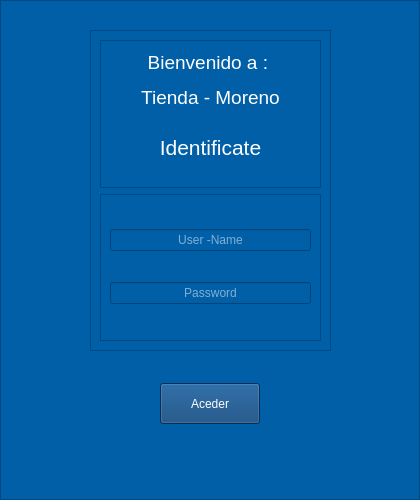
<?xml version="1.0" encoding="UTF-8"?>
<ui version="4.0">
 <class>Form_log</class>
 <widget class="QWidget" name="Form_log">
  <property name="geometry">
   <rect>
    <x>0</x>
    <y>0</y>
    <width>420</width>
    <height>500</height>
   </rect>
  </property>
  <property name="minimumSize">
   <size>
    <width>420</width>
    <height>500</height>
   </size>
  </property>
  <property name="maximumSize">
   <size>
    <width>420</width>
    <height>500</height>
   </size>
  </property>
  <property name="sizeIncrement">
   <size>
    <width>420</width>
    <height>500</height>
   </size>
  </property>
  <property name="baseSize">
   <size>
    <width>420</width>
    <height>500</height>
   </size>
  </property>
  <property name="windowTitle">
   <string>Login</string>
  </property>
  <layout class="QGridLayout" name="gridLayout">
   <property name="leftMargin">
    <number>0</number>
   </property>
   <property name="topMargin">
    <number>0</number>
   </property>
   <property name="rightMargin">
    <number>0</number>
   </property>
   <property name="bottomMargin">
    <number>0</number>
   </property>
   <item row="0" column="0">
    <widget class="QFrame" name="frame_main">
     <property name="styleSheet">
      <string notr="true">background-color: rgb(1, 95, 167);
color:white;</string>
     </property>
     <property name="frameShape">
      <enum>QFrame::StyledPanel</enum>
     </property>
     <property name="frameShadow">
      <enum>QFrame::Raised</enum>
     </property>
     <widget class="QFrame" name="frame_segundo_main">
      <property name="geometry">
       <rect>
        <x>90</x>
        <y>30</y>
        <width>241</width>
        <height>321</height>
       </rect>
      </property>
      <property name="frameShape">
       <enum>QFrame::StyledPanel</enum>
      </property>
      <property name="frameShadow">
       <enum>QFrame::Raised</enum>
      </property>
      <layout class="QVBoxLayout" name="verticalLayout_3">
       <item>
        <widget class="QFrame" name="frame">
         <property name="frameShape">
          <enum>QFrame::StyledPanel</enum>
         </property>
         <property name="frameShadow">
          <enum>QFrame::Raised</enum>
         </property>
         <layout class="QVBoxLayout" name="verticalLayout_2">
          <item>
           <widget class="QLabel" name="label_2">
            <property name="text">
             <string>&lt;html&gt;&lt;head/&gt;&lt;body&gt;&lt;p align=&quot;center&quot;&gt;&lt;span style=&quot; font-size:14pt;&quot;&gt;Bienvenido a : &lt;/span&gt;&lt;/p&gt;&lt;p align=&quot;center&quot;&gt;&lt;span style=&quot; font-size:14pt;&quot;&gt;Tienda - Moreno&lt;/span&gt;&lt;/p&gt;&lt;/body&gt;&lt;/html&gt;</string>
            </property>
           </widget>
          </item>
          <item>
           <widget class="QLabel" name="label">
            <property name="text">
             <string>&lt;html&gt;&lt;head/&gt;&lt;body&gt;&lt;p align=&quot;center&quot;&gt;&lt;span style=&quot; font-size:16pt;&quot;&gt;Identificate&lt;/span&gt;&lt;/p&gt;&lt;/body&gt;&lt;/html&gt;</string>
            </property>
           </widget>
          </item>
         </layout>
        </widget>
       </item>
       <item>
        <widget class="QFrame" name="frame_2">
         <property name="frameShape">
          <enum>QFrame::StyledPanel</enum>
         </property>
         <property name="frameShadow">
          <enum>QFrame::Raised</enum>
         </property>
         <layout class="QVBoxLayout" name="verticalLayout">
          <item>
           <widget class="QLineEdit" name="lineEdit">
            <property name="maxLength">
             <number>15</number>
            </property>
            <property name="alignment">
             <set>Qt::AlignCenter</set>
            </property>
            <property name="placeholderText">
             <string>User -Name</string>
            </property>
            <property name="clearButtonEnabled">
             <bool>true</bool>
            </property>
           </widget>
          </item>
          <item>
           <widget class="QLineEdit" name="lineEdit_2">
            <property name="maxLength">
             <number>15</number>
            </property>
            <property name="echoMode">
             <enum>QLineEdit::Password</enum>
            </property>
            <property name="alignment">
             <set>Qt::AlignCenter</set>
            </property>
            <property name="placeholderText">
             <string>Password</string>
            </property>
            <property name="clearButtonEnabled">
             <bool>true</bool>
            </property>
           </widget>
          </item>
         </layout>
        </widget>
       </item>
      </layout>
     </widget>
     <widget class="QPushButton" name="pushButton">
      <property name="geometry">
       <rect>
        <x>160</x>
        <y>383</y>
        <width>100</width>
        <height>41</height>
       </rect>
      </property>
      <property name="maximumSize">
       <size>
        <width>100</width>
        <height>16777215</height>
       </size>
      </property>
      <property name="cursor">
       <cursorShape>PointingHandCursor</cursorShape>
      </property>
      <property name="styleSheet">
       <string notr="true">
background-color: rgb(7, 64, 118);
</string>
      </property>
      <property name="text">
       <string>Aceder</string>
      </property>
     </widget>
    </widget>
   </item>
  </layout>
 </widget>
 <resources/>
 <connections/>
</ui>
